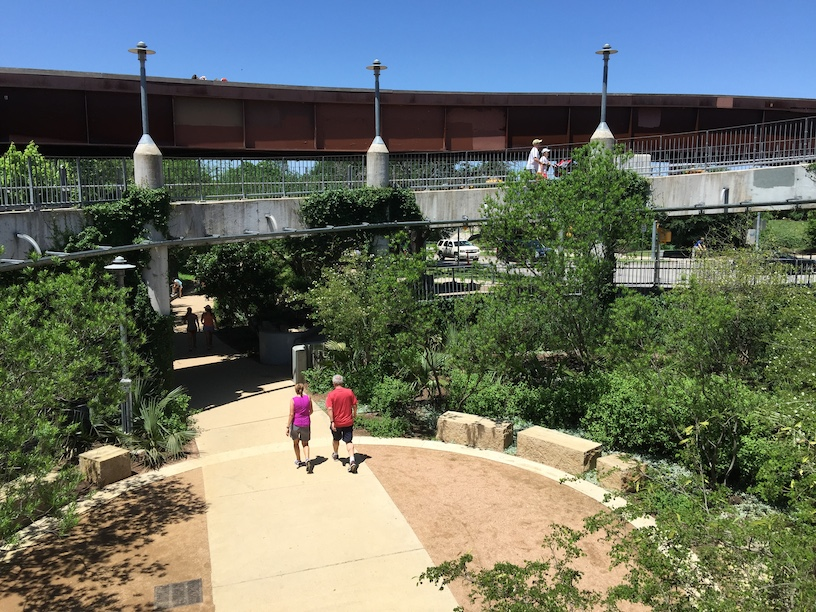
#> input picture images/IMG_0758_small.JPG, 816 x 612 px
$ python process_images.py   (Python 2 division)   (older library calls are emulated)
#> lines starting #> are read from the running program, lines starting #| are printed output that depends on the picture; after the words box and inside, x2 and y2 are one past the last pixel; in counts of white or black regions, pixels touching at a corner belong together

import numpy as np
import cv2

# [5 lines of commented-out code are left out]

img1 = cv2.imread('images/IMG_0758_small.JPG')
#> img1 is the input picture: shape (612, 816, 3); mean B, G, R 100.2, 111.7, 104.7
img2 = cv2.imread('images/IMG_0761_small.JPG')
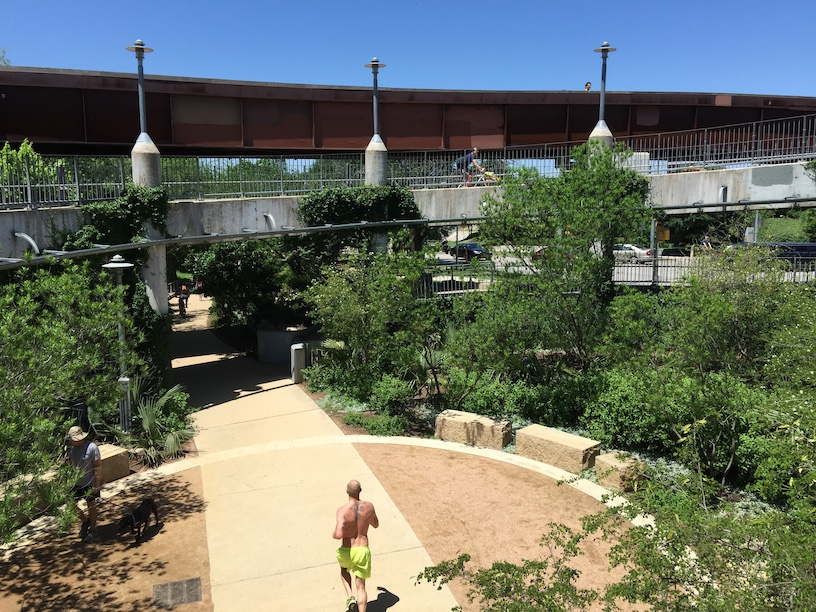
#> input picture images/IMG_0761_small.JPG, 816 x 612 px
#> img2 is the input picture: shape (612, 816, 3); mean B, G, R 98.3, 110.2, 103.1

img_final = img1.copy()

img1gray = cv2.cvtColor(img1, cv2.COLOR_BGR2GRAY)
img2gray = cv2.cvtColor(img2, cv2.COLOR_BGR2GRAY)


# Non Maximum Suppression routine from: http://www.pyimagesearch.com/2015/02/16/faster-non-maximum-suppression-python/

# Malisiewicz et al.
def non_max_suppression_fast(boxes, overlapThresh):
    # if there are no boxes, return an empty list
    if len(boxes) == 0:
        return []

    # if the bounding boxes integers, convert them to floats --
    # this is important since we'll be doing a bunch of divisions
    if boxes.dtype.kind == "i":
        boxes = boxes.astype("float")

    # initialize the list of picked indexes
    pick = []

    # grab the coordinates of the bounding boxes
    x1 = boxes[:,0]
    y1 = boxes[:,1]
    x2 = boxes[:,2]
    y2 = boxes[:,3]

    # compute the area of the bounding boxes and sort the bounding
    # boxes by the bottom-right y-coordinate of the bounding box
    area = (x2 - x1 + 1) * (y2 - y1 + 1)
    idxs = np.argsort(y2)

    # keep looping while some indexes still remain in the indexes
    # list
    while len(idxs) > 0:
        # grab the last index in the indexes list and add the
        # index value to the list of picked indexes
        last = len(idxs) - 1
        i = idxs[last]
        pick.append(i)

        # find the largest (x, y) coordinates for the start of
        # the bounding box and the smallest (x, y) coordinates
        # for the end of the bounding box
        xx1 = np.maximum(x1[i], x1[idxs[:last]])
        yy1 = np.maximum(y1[i], y1[idxs[:last]])
        xx2 = np.minimum(x2[i], x2[idxs[:last]])
        yy2 = np.minimum(y2[i], y2[idxs[:last]])

        # compute the width and height of the bounding box
        w = np.maximum(0, xx2 - xx1 + 1)
        h = np.maximum(0, yy2 - yy1 + 1)

        # compute the ratio of overlap
        overlap = (w * h) / area[idxs[:last]]

        # delete all indexes from the index list that have
        idxs = np.delete(idxs, np.concatenate(([last],
            np.where(overlap > overlapThresh)[0])))

    # return only the bounding boxes that were picked using the
    # integer data type
    return boxes[pick].astype("int")


# bilateral filtering
img1gray = cv2.bilateralFilter(img1gray,9,75,75)
img2gray = cv2.bilateralFilter(img2gray,9,75,75)
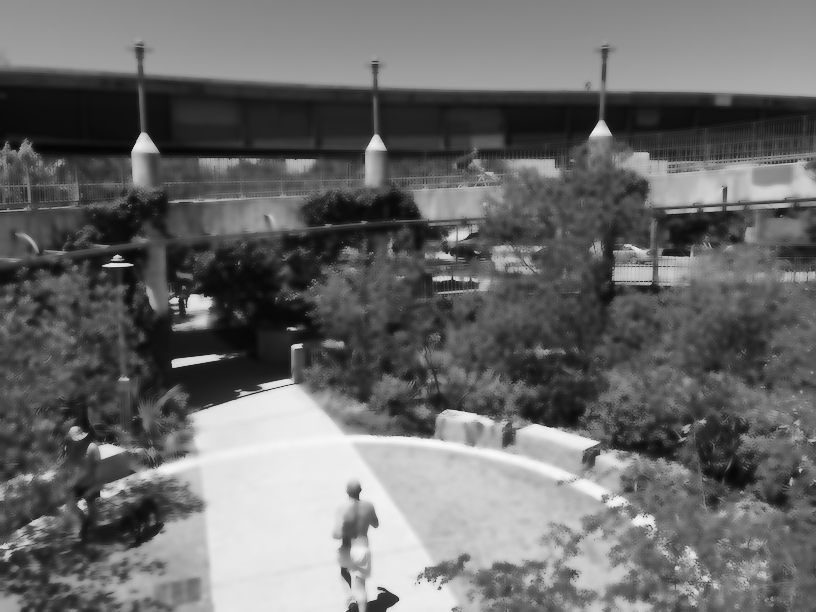
#> img2gray: shape (612, 816); min 5, max 249, mean 106.6

cv2.imwrite('img1_blur.png', img1gray)
cv2.imwrite('img2_blur.png', img2gray)

# image difference
img_diff_gray = cv2.absdiff(img1gray, img2gray)
cv2.imwrite('img_diff_gray.png', img_diff_gray)

# binary threshold on image difference
ret, img_diff_thresh = cv2.threshold(img_diff_gray, 40, 255,0)
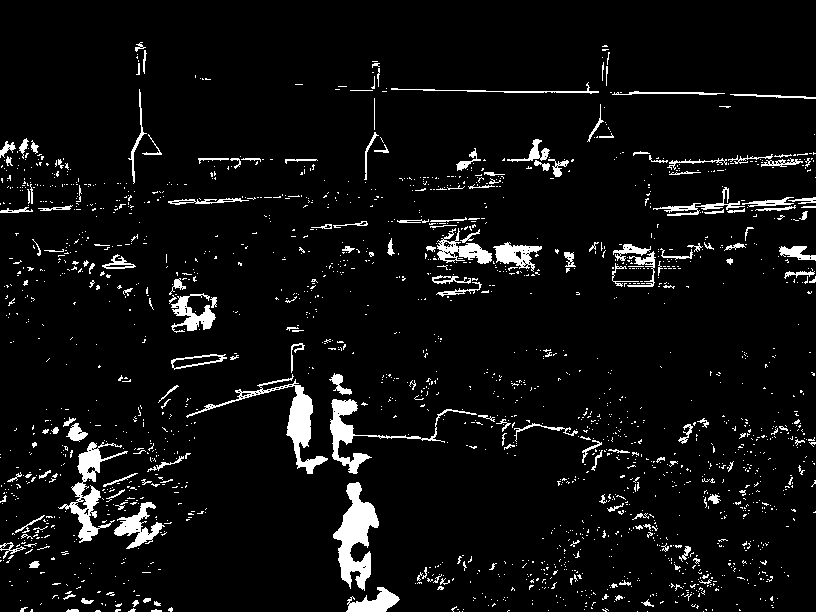
#> img_diff_thresh: shape (612, 816); 5.7% white; 1910 white regions (1730 under 20 px), largest, box (x1, y1, x2, y2) and area: (333, 482, 379, 591) 2380, (186, 374, 328, 474) 1894, (58, 442, 128, 543) 1688
cv2.imwrite('img_diff_thresh.png', img_diff_thresh)

# morphology open on image difference
kernel_mopen = np.ones((3,3),np.uint8)
img_diff_thresh = cv2.morphologyEx(img_diff_thresh, cv2.MORPH_OPEN, kernel_mopen)
#> img_diff_thresh: shape (612, 816); 2.7% white; 160 white regions (86 under 20 px), largest, box (x1, y1, x2, y2) and area: (333, 482, 379, 589) 2358, (287, 385, 327, 474) 1438, (330, 399, 369, 474) 1186
cv2.imwrite('img_diff_thresh_morph1.png', img_diff_thresh)

# morphology close on image difference
kernel_mclose = np.ones((7,7),np.uint8)
img_diff_thresh = cv2.morphologyEx(img_diff_thresh, cv2.MORPH_CLOSE, kernel_mclose)
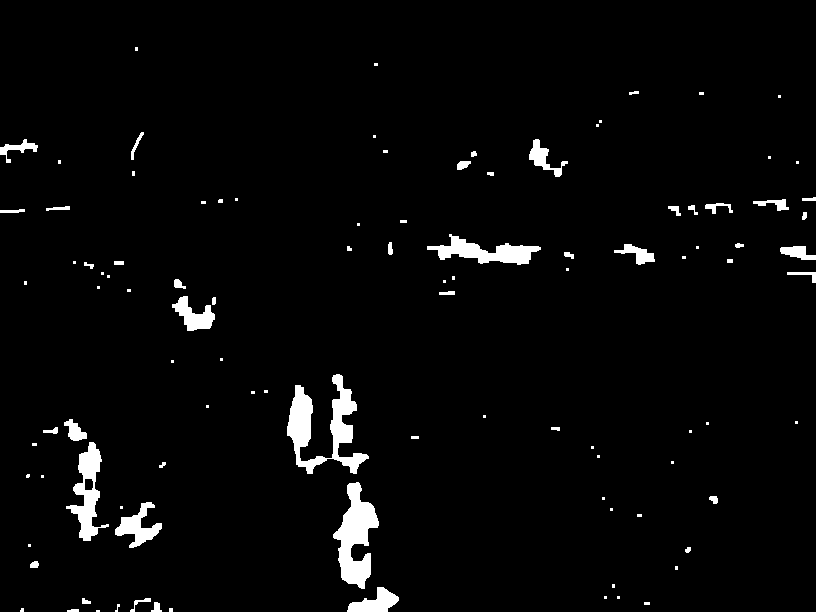
#> img_diff_thresh: shape (612, 816); 3.1% white; 104 white regions (56 under 20 px)
cv2.imwrite('img_diff_thresh_morph2.png', img_diff_thresh)

# find contours on image difference
contours,hierarchy = cv2.findContours(img_diff_thresh,3,1)
#> contours = 105 contours, 67 with area under 20; largest, box (x1, y1, x2, y2) and area: (287, 374, 369, 474) 2713, (333, 482, 379, 589) 2340, (66, 442, 109, 541) 1558, (427, 234, 541, 265) 1398, (115, 502, 162, 548) 805
cv2.imwrite('img_contours.png', img_diff_thresh)

# find bounding rectangles for contours
img_h, img_w = img_diff_gray.shape
#> img_h = 612; img_w = 816
rect_list_orig = []

for i in xrange (0, len(contours)):
    x1,y1,w,h = cv2.boundingRect(contours[i])
    border = 5
    x2 = x1 + w
    y2 = y1 + h
    if x2 + border < img_w: x2 += border
    if y2 + border < img_h: y2 += border
    if x1 - border > 0: x1 -= border
    if y1 - border > 0: y1 -= border
    rect_list_orig.append((x1,y1,x2,y2))
#> this loop made 105 passes
#> (x1, y1, w, h, x2, y2) on passes 1 to 12: (91, 605, 4, 2, 105, 612), (62, 604, 12, 3, 84, 612), (164, 603, 4, 4, 178, 612), (15, 603, 4, 4, 29, 612), (110, 599, 5, 8, 125, 612), (639, 597, 6, 3, 655, 610), (146, 597, 11, 10, 167, 612), (125, 593, 21, 14, 156, 612), (77, 593, 9, 6, 96, 609), (612, 591, 3, 3, 625, 604), (599, 591, 3, 3, 612, 604), (342, 582, 52, 25, 404, 612)
#> (x1, y1, w, h) on pass 65: (682, 256, 4, 3)
    # cv2.rectangle(img_diff_gray,(x1,y1),(x2,y2),(255,255,255),1)


# print 'original rects found: ', rect_list_orig
rects_array_orig = np.array(rect_list_orig)
rects_list_nms = []

# perform non maximum suppression on bounding rectangles
rects_array_nms = non_max_suppression_fast(rects_array_orig, 0.2)
#> the loop in non_max_suppression_fast, `while len(idxs) > 0:` made 94 passes

print "after applying non-maximum suppression, %d bounding boxes" % (len(rects_array_nms))
#| after applying non-maximum suppression, 94 bounding boxes

for (startX, startY, endX, endY) in rects_array_nms:
    # ignore small bounding rectangles
    if (endX - startX) * (endY - startY) > 300:
        rects_list_nms.append((startX, startY, endX, endY))
        cv2.rectangle(img_diff_gray, (startX, startY), (endX, endY), (255, 255, 255), 1)
#> this loop made 94 passes
#> (startX, startY, endX, endY) on passes 1 to 12: (91, 605, 105, 612), (342, 582, 404, 612), (146, 597, 167, 612), (62, 604, 84, 612), (110, 599, 125, 612), (15, 603, 29, 612), (639, 597, 655, 610), (77, 593, 96, 609), (612, 591, 625, 604), (599, 591, 612, 604), (328, 477, 384, 594), (607, 579, 620, 593)
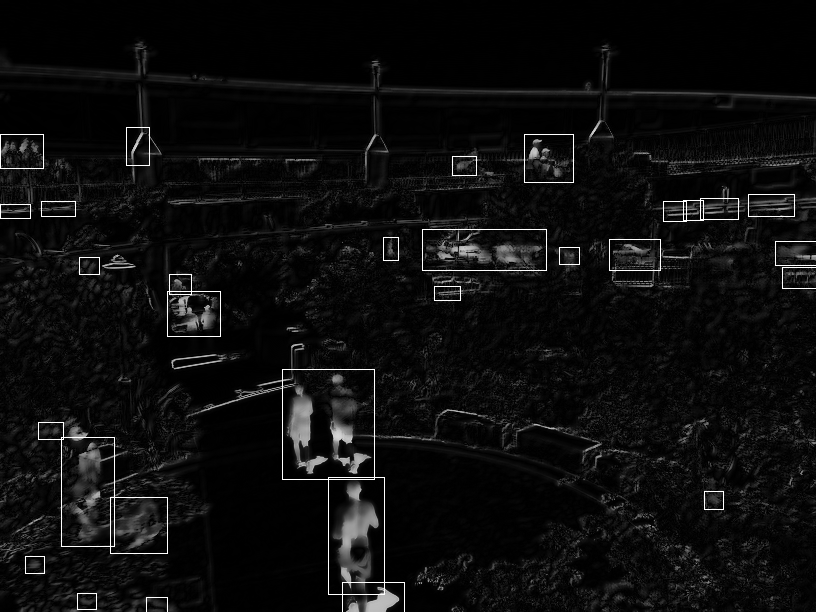
#> img_diff_gray: shape (612, 816); min 0, max 255, mean 13.2

cv2.imwrite('img_diff_gray_rect.png', img_diff_gray)


# - extract bounding rectangle area from each image
# - find number of features (SIFT) within the extracted area
# - store reference to image with the lowest number of SIFT features in the bounding rectangle
rects_dict_best = {}

img1_kp = img1.copy()
img2_kp = img2.copy()

image_list_kp = [img1_kp, img2_kp]

for i1,image in enumerate([img1gray, img2gray]):
    for i2, rect in enumerate(rects_list_nms):
        x1,y1,x2,y2 = rect
        crop_img = image[y1: y2, x1: x2]
        print 'rect: ', rect
        sift = cv2.SIFT()
        kp = sift.detect(crop_img,None)
        kp_count = len(kp)
        print 'num keypoints: ', len(kp)

        s_img = image_list_kp[i1][y1: y2, x1: x2]
        s_img = cv2.drawKeypoints(s_img,kp,None,(255,0,0),4)

        image_list_kp[i1][y1:y1+s_img.shape[0], x1:x1+s_img.shape[1]] = s_img

        if rect in rects_dict_best:
            if kp_count < rects_dict_best[rect][0]:
                rects_dict_best[rect] = (kp_count, i1)
        else:
            rects_dict_best[rect] = (kp_count, i1)
#> this loop made 2 passes
#> i1 on passes 1 to 2: 0, 1
#> (printed output is left out)

cv2.imwrite('img1_kp.png', image_list_kp[0])
cv2.imwrite('img2_kp.png', image_list_kp[1])
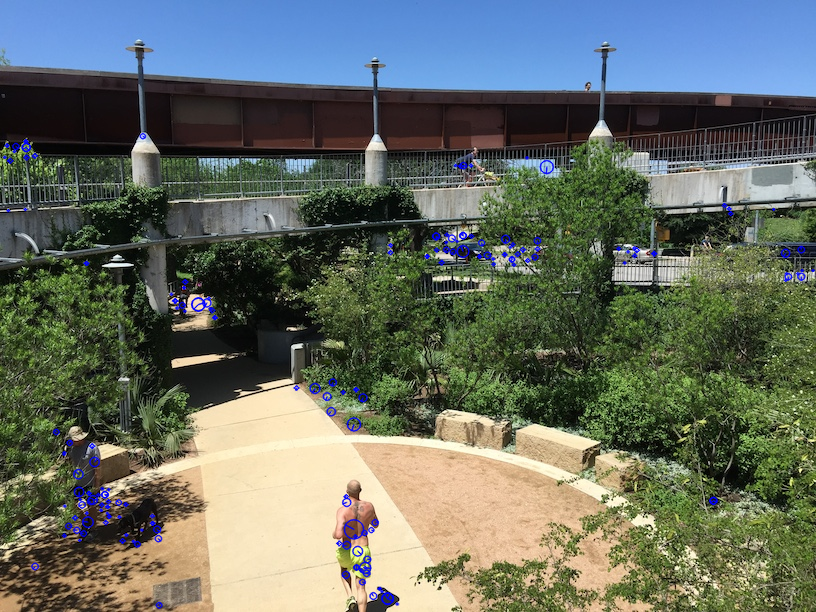
#> saved as img2_kp.png: shape (612, 816, 3); mean B, G, R 99.5, 109.4, 102.3

# print rects_dict_best

# replace bounding rectangle areas with those having the lowest number of SIFT features
image_list = [img1, img2]
for rect in rects_dict_best:
    if rects_dict_best[rect][1] != 0:
        x1, y1, x2, y2 = rect
        s_img = image_list[rects_dict_best[rect][1]][y1: y2, x1: x2]
        img_final[y1:y1+s_img.shape[0], x1:x1+s_img.shape[1]] = s_img
#> this loop made 30 passes
#> rect on passes 1 to 12: (342, 582, 404, 612), (146, 597, 167, 612), (77, 593, 96, 609), (328, 477, 384, 594), (25, 556, 44, 573), (110, 497, 167, 553), (61, 437, 114, 546), (704, 491, 723, 509), (282, 369, 374, 479), (38, 422, 63, 439), (167, 291, 220, 336), (434, 286, 460, 300)
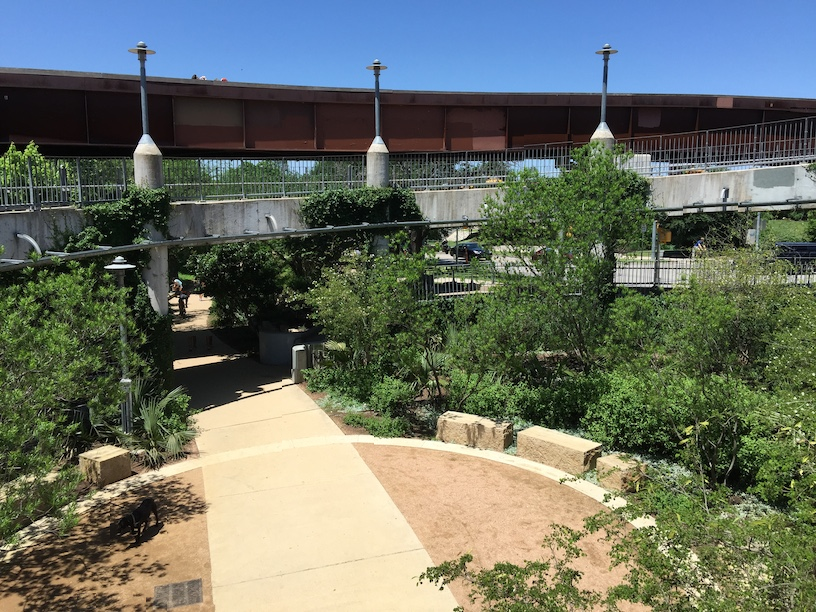
#> img_final: shape (612, 816, 3); mean B, G, R 100.5, 112.3, 104.8

cv2.imwrite('final.png', img_final)
